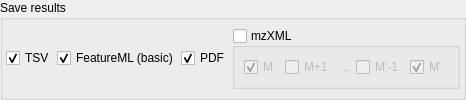
                      <widget class="QGroupBox" name="groupBox_3">
                       <property name="title">
                        <string>Save results</string>
                       </property>
                       <layout class="QGridLayout" name="gridLayout_39">
                        <property name="leftMargin">
                         <number>3</number>
                        </property>
                        <property name="topMargin">
                         <number>3</number>
                        </property>
                        <property name="rightMargin">
                         <number>3</number>
                        </property>
                        <property name="bottomMargin">
                         <number>3</number>
                        </property>
                        <property name="spacing">
                         <number>2</number>
                        </property>
                        <item row="0" column="3">
                         <widget class="QGroupBox" name="saveMZXML">
                          <property name="title">
                           <string>mzXML</string>
                          </property>
                          <property name="checkable">
                           <bool>true</bool>
                          </property>
                          <property name="checked">
                           <bool>false</bool>
                          </property>
                          <layout class="QHBoxLayout" name="horizontalLayout_5">
                           <item>
                            <widget class="QCheckBox" name="wm_ia">
                             <property name="text">
                              <string>M</string>
                             </property>
                             <property name="checked">
                              <bool>true</bool>
                             </property>
                            </widget>
                           </item>
                           <item>
                            <widget class="QCheckBox" name="wm_iap">
                             <property name="text">
                              <string>M+1</string>
                             </property>
                            </widget>
                           </item>
                           <item>
                            <widget class="QLabel" name="label_39">
                             <property name="text">
                              <string>...</string>
                             </property>
                            </widget>
                           </item>
                           <item>
                            <widget class="QCheckBox" name="wm_imb">
                             <property name="text">
                              <string>M'-1</string>
                             </property>
                            </widget>
                           </item>
                           <item>
                            <widget class="QCheckBox" name="wm_ib">
                             <property name="text">
                              <string>M'</string>
                             </property>
                             <property name="checked">
                              <bool>true</bool>
                             </property>
                            </widget>
                           </item>
                          </layout>
                         </widget>
                        </item>
                        <item row="0" column="2">
                         <widget class="QCheckBox" name="savePDF">
                          <property name="text">
                           <string>PDF</string>
                          </property>
                          <property name="checked">
                           <bool>true</bool>
                          </property>
                          <property name="tristate">
                           <bool>false</bool>
                          </property>
                         </widget>
                        </item>
                        <item row="0" column="0">
                         <widget class="QCheckBox" name="saveCSV">
                          <property name="text">
                           <string>TSV</string>
                          </property>
                          <property name="checked">
                           <bool>true</bool>
                          </property>
                          <property name="tristate">
                           <bool>false</bool>
                          </property>
                         </widget>
                        </item>
                        <item row="0" column="1">
                         <widget class="QCheckBox" name="saveFeatureML">
                          <property name="text">
                           <string>FeatureML (basic)</string>
                          </property>
                          <property name="checked">
                           <bool>true</bool>
                          </property>
                         </widget>
                        </item>
                       </layout>
                      </widget>
